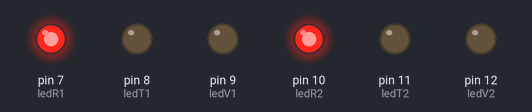
This sketch was run on a simulated Arduino Uno, built with avr-gcc and run on an emulated ATmega328P. On the bench: output pins drawn as LEDs (lit = HIGH).

Above: at 0.2 s.
At 1.5 s:
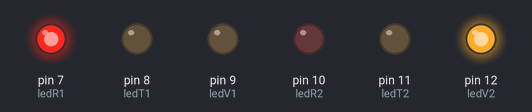
At 2.7 s:
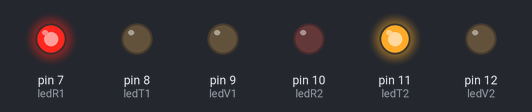
At 4.5 s:
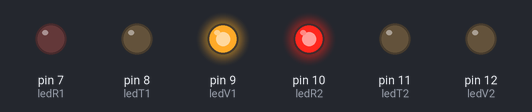
At 5.7 s:
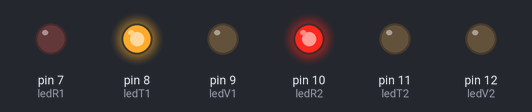
Timing chart, 0 to 7.8 s (numbered marks = the images above):
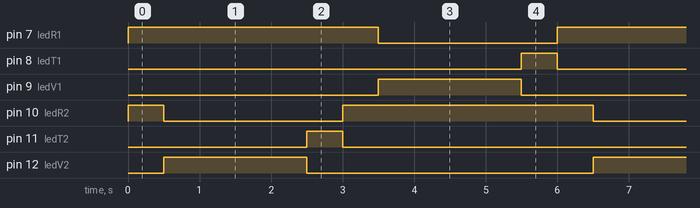

The sketch:

semafor2.ino
```cpp
/**********************************************************************************
**                                                                               **
**                              Array de 8 LEDs                                  **
**                                                                               **
**                                                                               **
**********************************************************************************/

//********** Includes *************************************************************

//********** Variables ************************************************************
const int ledR1 = 7;
const int ledT1 = 8;
const int ledV1 = 9;

const int ledR2 = 10;
const int ledT2 = 11;
const int ledV2 = 12;


//********** Setup ****************************************************************
void setup()
{
  pinMode(ledR1 ,OUTPUT);
  pinMode(ledT1 ,OUTPUT);
  pinMode(ledV1 ,OUTPUT);
  pinMode(ledR2 ,OUTPUT);
  pinMode(ledT2 ,OUTPUT);
  pinMode(ledV2 ,OUTPUT);


}

//********** Loop *****************************************************************
void loop()
{
  digitalWrite(ledR1, HIGH);
  digitalWrite(ledT1, LOW);
  digitalWrite(ledV1, LOW);
  digitalWrite(ledR2, HIGH);
  digitalWrite(ledT2, LOW);
  digitalWrite(ledV2, LOW);
  delay (500);

  digitalWrite(ledR1, HIGH);
  digitalWrite(ledT1, LOW);
  digitalWrite(ledV1, LOW);
  digitalWrite(ledR2, LOW);
  digitalWrite(ledT2, LOW);
  digitalWrite(ledV2, HIGH);
  delay(2000);

  digitalWrite(ledR1, HIGH);
  digitalWrite(ledT1, LOW);
  digitalWrite(ledV1, LOW);
  digitalWrite(ledR2, LOW);
  digitalWrite(ledT2, HIGH);
  digitalWrite(ledV2, LOW);
  delay(500);

  digitalWrite(ledR1, HIGH);
  digitalWrite(ledT1, LOW);
  digitalWrite(ledV1, LOW);
  digitalWrite(ledR2, HIGH);
  digitalWrite(ledT2, LOW);
  digitalWrite(ledV2, LOW);
  delay(500);

  digitalWrite(ledR1, LOW);
  digitalWrite(ledT1, LOW);
  digitalWrite(ledV1, HIGH);
  digitalWrite(ledR2, HIGH);
  digitalWrite(ledT2, LOW);
  digitalWrite(ledV2, LOW);
  delay(2000);

  digitalWrite(ledR1, LOW);
  digitalWrite(ledT1, HIGH);
  digitalWrite(ledV1, LOW);
  digitalWrite(ledR2, HIGH);
  digitalWrite(ledT2, LOW);
  digitalWrite(ledV2, LOW);
  delay(500);


}


//********** Funcions *************************************************************
```

Measured:
- by itself, pin 7 (ledR1): alternates HIGH for 3.5 s and LOW for 2.5 s
- by itself, pin 8 (ledT1), pin 11 (ledT2): alternates HIGH for 0.50 s and LOW for 5.5 s
- by itself, pin 9 (ledV1), pin 12 (ledV2): alternates HIGH for 2.0 s and LOW for 4.0 s
- by itself, pin 10 (ledR2): repeats every 6.0 s: LOW 2.5 s, HIGH 3.5 s
